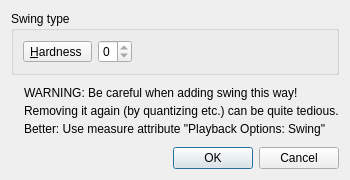
<?xml version="1.0" encoding="UTF-8"?>
<ui version="4.0">
 <class>SwingifyDialog</class>
 <widget class="QDialog" name="SwingifyDialog">
  <property name="geometry">
   <rect>
    <x>0</x>
    <y>0</y>
    <width>345</width>
    <height>174</height>
   </rect>
  </property>
  <property name="windowTitle">
   <string>Add Swing</string>
  </property>
  <layout class="QVBoxLayout" name="verticalLayout">
   <property name="sizeConstraint">
    <enum>QLayout::SetFixedSize</enum>
   </property>
   <item>
    <widget class="QGroupBox" name="groupBoxSwingParameters">
     <property name="title">
      <string>Swing type</string>
     </property>
     <layout class="QHBoxLayout" name="horizontalLayout_2">
      <item>
       <widget class="QToolButton" name="toolButtonSwingHardness">
        <property name="sizePolicy">
         <sizepolicy hsizetype="Fixed" vsizetype="Fixed">
          <horstretch>0</horstretch>
          <verstretch>0</verstretch>
         </sizepolicy>
        </property>
        <property name="minimumSize">
         <size>
          <width>0</width>
          <height>0</height>
         </size>
        </property>
        <property name="text">
         <string>&amp;Hardness </string>
        </property>
        <property name="popupMode">
         <enum>QToolButton::InstantPopup</enum>
        </property>
       </widget>
      </item>
      <item>
       <widget class="QSpinBox" name="spinBoxSwingHardness">
        <property name="minimum">
         <number>0</number>
        </property>
        <property name="maximum">
         <number>0</number>
        </property>
        <property name="singleStep">
         <number>10</number>
        </property>
        <property name="value">
         <number>0</number>
        </property>
       </widget>
      </item>
      <item>
       <spacer name="horizontalSpacer">
        <property name="orientation">
         <enum>Qt::Horizontal</enum>
        </property>
        <property name="sizeHint" stdset="0">
         <size>
          <width>40</width>
          <height>20</height>
         </size>
        </property>
       </spacer>
      </item>
     </layout>
    </widget>
   </item>
   <item>
    <layout class="QHBoxLayout" name="horizontalLayout_3">
     <property name="topMargin">
      <number>5</number>
     </property>
     <property name="bottomMargin">
      <number>5</number>
     </property>
     <item>
      <widget class="QLabel" name="labelWarningIcon">
       <property name="text">
        <string/>
       </property>
       <property name="pixmap">
        <pixmap resource="SpeedyMidi.qrc">:/images/warning.png</pixmap>
       </property>
      </widget>
     </item>
     <item>
      <layout class="QVBoxLayout" name="verticalLayout_2">
       <property name="spacing">
        <number>4</number>
       </property>
       <item>
        <widget class="QLabel" name="labelWarningText1">
         <property name="text">
          <string>WARNING: Be careful when adding swing this way!</string>
         </property>
        </widget>
       </item>
       <item>
        <widget class="QLabel" name="labelWarningText2">
         <property name="text">
          <string>Removing it again (by quantizing etc.) can be quite tedious.</string>
         </property>
        </widget>
       </item>
       <item>
        <widget class="QLabel" name="labelWarningText3">
         <property name="text">
          <string>Better: Use measure attribute &quot;Playback Options: Swing&quot;</string>
         </property>
        </widget>
       </item>
      </layout>
     </item>
    </layout>
   </item>
   <item>
    <widget class="QDialogButtonBox" name="buttonBox">
     <property name="orientation">
      <enum>Qt::Horizontal</enum>
     </property>
     <property name="standardButtons">
      <set>QDialogButtonBox::Cancel|QDialogButtonBox::Ok</set>
     </property>
    </widget>
   </item>
  </layout>
 </widget>
 <tabstops>
  <tabstop>toolButtonSwingHardness</tabstop>
  <tabstop>spinBoxSwingHardness</tabstop>
  <tabstop>buttonBox</tabstop>
 </tabstops>
 <resources>
  <include location="SpeedyMidi.qrc"/>
 </resources>
 <connections>
  <connection>
   <sender>buttonBox</sender>
   <signal>accepted()</signal>
   <receiver>SwingifyDialog</receiver>
   <slot>accept()</slot>
   <hints>
    <hint type="sourcelabel">
     <x>248</x>
     <y>254</y>
    </hint>
    <hint type="destinationlabel">
     <x>157</x>
     <y>274</y>
    </hint>
   </hints>
  </connection>
  <connection>
   <sender>buttonBox</sender>
   <signal>rejected()</signal>
   <receiver>SwingifyDialog</receiver>
   <slot>reject()</slot>
   <hints>
    <hint type="sourcelabel">
     <x>316</x>
     <y>260</y>
    </hint>
    <hint type="destinationlabel">
     <x>286</x>
     <y>274</y>
    </hint>
   </hints>
  </connection>
 </connections>
</ui>
